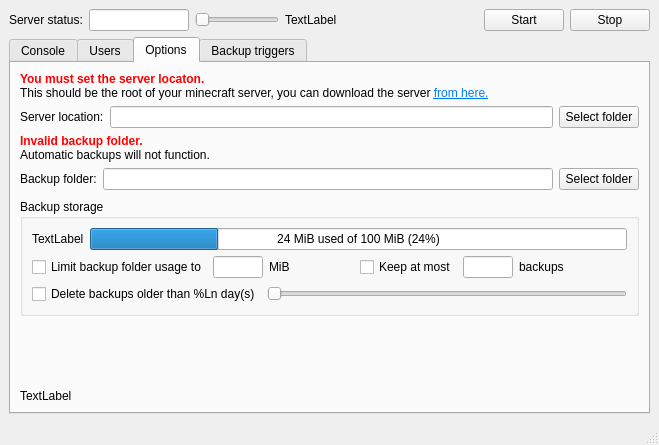
<?xml version="1.0" encoding="UTF-8"?>
<ui version="4.0">
 <class>MainWindow</class>
 <widget class="QMainWindow" name="MainWindow">
  <property name="geometry">
   <rect>
    <x>0</x>
    <y>0</y>
    <width>659</width>
    <height>445</height>
   </rect>
  </property>
  <property name="sizePolicy">
   <sizepolicy hsizetype="Preferred" vsizetype="Ignored">
    <horstretch>0</horstretch>
    <verstretch>0</verstretch>
   </sizepolicy>
  </property>
  <property name="windowTitle">
   <string>MainWindow</string>
  </property>
  <property name="unifiedTitleAndToolBarOnMac">
   <bool>true</bool>
  </property>
  <widget class="QWidget" name="centralwidget">
   <layout class="QVBoxLayout" name="verticalLayout">
    <item>
     <layout class="QHBoxLayout" name="horizontalLayout_3">
      <item>
       <widget class="QLabel" name="label">
        <property name="text">
         <string>Server status:</string>
        </property>
       </widget>
      </item>
      <item>
       <widget class="QLineEdit" name="serverState">
        <property name="maximumSize">
         <size>
          <width>100</width>
          <height>16777215</height>
         </size>
        </property>
        <property name="readOnly">
         <bool>true</bool>
        </property>
       </widget>
      </item>
      <item>
       <widget class="QSlider" name="difficultySlider">
        <property name="sizePolicy">
         <sizepolicy hsizetype="Maximum" vsizetype="Fixed">
          <horstretch>0</horstretch>
          <verstretch>0</verstretch>
         </sizepolicy>
        </property>
        <property name="maximum">
         <number>3</number>
        </property>
        <property name="pageStep">
         <number>1</number>
        </property>
        <property name="orientation">
         <enum>Qt::Horizontal</enum>
        </property>
       </widget>
      </item>
      <item>
       <widget class="QLabel" name="difficultyLabel">
        <property name="text">
         <string>TextLabel</string>
        </property>
       </widget>
      </item>
      <item>
       <spacer name="horizontalSpacer_2">
        <property name="orientation">
         <enum>Qt::Horizontal</enum>
        </property>
        <property name="sizeHint" stdset="0">
         <size>
          <width>40</width>
          <height>20</height>
         </size>
        </property>
       </spacer>
      </item>
      <item>
       <widget class="QPushButton" name="startServer">
        <property name="text">
         <string>Start</string>
        </property>
       </widget>
      </item>
      <item>
       <widget class="QPushButton" name="stopServer">
        <property name="text">
         <string>Stop</string>
        </property>
       </widget>
      </item>
     </layout>
    </item>
    <item>
     <widget class="QTabWidget" name="tabWidget">
      <property name="currentIndex">
       <number>2</number>
      </property>
      <widget class="QWidget" name="tab">
       <attribute name="title">
        <string comment="tab text">Console</string>
       </attribute>
       <layout class="QVBoxLayout" name="verticalLayout_2">
        <item>
         <layout class="QHBoxLayout" name="horizontalLayout_2">
          <item>
           <widget class="QPushButton" name="instantBackup">
            <property name="toolTip">
             <string>&lt;html&gt;&lt;head/&gt;&lt;body&gt;&lt;p&gt;This will backup the current state to a ZIP file.&lt;/p&gt;&lt;p&gt;You will be prompted for a location to save the file to.&lt;/p&gt;&lt;/body&gt;&lt;/html&gt;</string>
            </property>
            <property name="text">
             <string>Backup to ZIP file</string>
            </property>
           </widget>
          </item>
          <item>
           <widget class="QPushButton" name="scheduleBackup">
            <property name="toolTip">
             <string>&lt;html&gt;&lt;head/&gt;&lt;body&gt;&lt;p&gt;This will request a backup be taken.&lt;/p&gt;&lt;p&gt;The backup will be saved into the configured backups folder.&lt;/p&gt;&lt;/body&gt;&lt;/html&gt;</string>
            </property>
            <property name="text">
             <string>Backup to backup folder</string>
            </property>
           </widget>
          </item>
          <item>
           <spacer name="horizontalSpacer">
            <property name="orientation">
             <enum>Qt::Horizontal</enum>
            </property>
            <property name="sizeHint" stdset="0">
             <size>
              <width>40</width>
              <height>20</height>
             </size>
            </property>
           </spacer>
          </item>
          <item>
           <widget class="QLabel" name="nextBackupLabel">
            <property name="text">
             <string>Server status:</string>
            </property>
           </widget>
          </item>
         </layout>
        </item>
        <item>
         <widget class="ServerConsoleWidget" name="serverConsole" native="true"/>
        </item>
       </layout>
      </widget>
      <widget class="QWidget" name="tab_3">
       <attribute name="title">
        <string comment="tab text">Users</string>
       </attribute>
       <layout class="QHBoxLayout" name="playerListLayout">
        <item>
         <widget class="QTreeView" name="playerList">
          <property name="headerHidden">
           <bool>true</bool>
          </property>
         </widget>
        </item>
       </layout>
      </widget>
      <widget class="QWidget" name="tab_2">
       <attribute name="title">
        <string comment="tab text">Options</string>
       </attribute>
       <layout class="QVBoxLayout" name="verticalLayout_4">
        <item>
         <widget class="QLabel" name="invalidServerLocationLabel">
          <property name="text">
           <string>&lt;html&gt;&lt;head/&gt;&lt;body&gt;&lt;p&gt;&lt;span style=&quot; font-weight:600; color:#ff0000;&quot;&gt;You must set the server locaton.&lt;/span&gt;&lt;br/&gt;This should be the root of your minecraft server, you can download the server &lt;a href=&quot;https://www.minecraft.net/en-us/download/server/bedrock/&quot;&gt;&lt;span style=&quot; text-decoration: underline; color:#007af4;&quot;&gt;from here.&lt;/span&gt;&lt;/a&gt;&lt;/p&gt;&lt;/body&gt;&lt;/html&gt;</string>
          </property>
          <property name="textFormat">
           <enum>Qt::RichText</enum>
          </property>
          <property name="openExternalLinks">
           <bool>true</bool>
          </property>
         </widget>
        </item>
        <item>
         <layout class="QHBoxLayout" name="horizontalLayout_4">
          <item>
           <widget class="QLabel" name="label_2">
            <property name="text">
             <string>Server location:</string>
            </property>
           </widget>
          </item>
          <item>
           <widget class="QLineEdit" name="serverFolder"/>
          </item>
          <item>
           <widget class="QPushButton" name="selectServerFolder">
            <property name="text">
             <string>Select folder</string>
            </property>
           </widget>
          </item>
         </layout>
        </item>
        <item>
         <widget class="QLabel" name="invalidBackupLocationLabel">
          <property name="text">
           <string>&lt;html&gt;&lt;head/&gt;&lt;body&gt;&lt;p&gt;&lt;span style=&quot; font-weight:600; color:#ff0000;&quot;&gt;Invalid backup folder.&lt;/span&gt;&lt;br/&gt;Automatic backups will not function.&lt;/p&gt;&lt;/body&gt;&lt;/html&gt;</string>
          </property>
          <property name="textFormat">
           <enum>Qt::RichText</enum>
          </property>
          <property name="margin">
           <number>0</number>
          </property>
         </widget>
        </item>
        <item>
         <layout class="QHBoxLayout" name="horizontalLayout_5">
          <property name="bottomMargin">
           <number>3</number>
          </property>
          <item>
           <widget class="QLabel" name="label_3">
            <property name="text">
             <string>Backup folder:</string>
            </property>
           </widget>
          </item>
          <item>
           <widget class="QLineEdit" name="backupFolder"/>
          </item>
          <item>
           <widget class="QPushButton" name="selectBackupFolder">
            <property name="text">
             <string>Select folder</string>
            </property>
           </widget>
          </item>
         </layout>
        </item>
        <item>
         <widget class="QGroupBox" name="groupBox_2">
          <property name="title">
           <string>Backup storage</string>
          </property>
          <layout class="QVBoxLayout" name="verticalLayout_5">
           <item>
            <layout class="QHBoxLayout" name="horizontalLayout_7">
             <item>
              <widget class="QLabel" name="storageUsage">
               <property name="text">
                <string>TextLabel</string>
               </property>
              </widget>
             </item>
             <item>
              <widget class="QProgressBar" name="storageUsedBar">
               <property name="sizePolicy">
                <sizepolicy hsizetype="Expanding" vsizetype="Expanding">
                 <horstretch>0</horstretch>
                 <verstretch>0</verstretch>
                </sizepolicy>
               </property>
               <property name="value">
                <number>24</number>
               </property>
               <property name="format">
                <string>%v MiB used of %m MiB (%p%)</string>
               </property>
              </widget>
             </item>
            </layout>
           </item>
           <item>
            <layout class="QHBoxLayout" name="horizontalLayout_9">
             <item>
              <widget class="QCheckBox" name="restrictBackupsStorageUsage">
               <property name="text">
                <string>Limit backup folder usage to</string>
               </property>
              </widget>
             </item>
             <item>
              <widget class="QLineEdit" name="maxStorageUsageMiB">
               <property name="sizePolicy">
                <sizepolicy hsizetype="Maximum" vsizetype="Fixed">
                 <horstretch>0</horstretch>
                 <verstretch>0</verstretch>
                </sizepolicy>
               </property>
               <property name="maximumSize">
                <size>
                 <width>50</width>
                 <height>16777215</height>
                </size>
               </property>
               <property name="inputMask">
                <string>9000000000</string>
               </property>
               <property name="maxLength">
                <number>10</number>
               </property>
              </widget>
             </item>
             <item>
              <widget class="QLabel" name="label_4">
               <property name="text">
                <string>MiB</string>
               </property>
              </widget>
             </item>
             <item>
              <spacer name="horizontalSpacer_3">
               <property name="orientation">
                <enum>Qt::Horizontal</enum>
               </property>
               <property name="sizeHint" stdset="0">
                <size>
                 <width>40</width>
                 <height>20</height>
                </size>
               </property>
              </spacer>
             </item>
             <item>
              <widget class="QCheckBox" name="restrictNumberOfBackups">
               <property name="text">
                <string>Keep at most</string>
               </property>
              </widget>
             </item>
             <item>
              <widget class="QLineEdit" name="restrictNumberOfBackupsAmount">
               <property name="sizePolicy">
                <sizepolicy hsizetype="Maximum" vsizetype="Fixed">
                 <horstretch>0</horstretch>
                 <verstretch>0</verstretch>
                </sizepolicy>
               </property>
               <property name="maximumSize">
                <size>
                 <width>50</width>
                 <height>16777215</height>
                </size>
               </property>
               <property name="inputMask">
                <string>9000000000</string>
               </property>
               <property name="maxLength">
                <number>10</number>
               </property>
              </widget>
             </item>
             <item>
              <widget class="QLabel" name="label_5">
               <property name="text">
                <string>backups</string>
               </property>
              </widget>
             </item>
             <item>
              <spacer name="horizontalSpacer_5">
               <property name="orientation">
                <enum>Qt::Horizontal</enum>
               </property>
               <property name="sizeHint" stdset="0">
                <size>
                 <width>40</width>
                 <height>20</height>
                </size>
               </property>
              </spacer>
             </item>
            </layout>
           </item>
           <item>
            <layout class="QHBoxLayout" name="horizontalLayout_11">
             <item>
              <widget class="QCheckBox" name="restrictBackupAge">
               <property name="sizePolicy">
                <sizepolicy hsizetype="Fixed" vsizetype="Fixed">
                 <horstretch>0</horstretch>
                 <verstretch>0</verstretch>
                </sizepolicy>
               </property>
               <property name="text">
                <string>Delete backups older than %Ln day(s)</string>
               </property>
              </widget>
             </item>
             <item>
              <widget class="QSlider" name="restrictBackupAgeSlider">
               <property name="minimum">
                <number>1</number>
               </property>
               <property name="maximum">
                <number>365</number>
               </property>
               <property name="orientation">
                <enum>Qt::Horizontal</enum>
               </property>
              </widget>
             </item>
            </layout>
           </item>
          </layout>
         </widget>
        </item>
        <item>
         <spacer name="verticalSpacer">
          <property name="orientation">
           <enum>Qt::Vertical</enum>
          </property>
          <property name="sizeHint" stdset="0">
           <size>
            <width>20</width>
            <height>40</height>
           </size>
          </property>
         </spacer>
        </item>
        <item>
         <widget class="QLabel" name="copyright">
          <property name="text">
           <string>TextLabel</string>
          </property>
         </widget>
        </item>
       </layout>
      </widget>
      <widget class="QWidget" name="tab_4">
       <attribute name="title">
        <string comment="tab text">Backup triggers</string>
       </attribute>
       <layout class="QVBoxLayout" name="verticalLayout_6">
        <item>
         <widget class="QGroupBox" name="groupBox">
          <property name="title">
           <string>Schedule</string>
          </property>
          <layout class="QVBoxLayout" name="verticalLayout_3">
           <item>
            <layout class="QHBoxLayout" name="horizontalLayout_8">
             <item>
              <widget class="QCheckBox" name="doRegularBackups">
               <property name="text">
                <string>Schedule a backup at least every:</string>
               </property>
              </widget>
             </item>
             <item>
              <widget class="QLabel" name="backupFrequencyLabel">
               <property name="sizePolicy">
                <sizepolicy hsizetype="Fixed" vsizetype="Preferred">
                 <horstretch>0</horstretch>
                 <verstretch>0</verstretch>
                </sizepolicy>
               </property>
               <property name="text">
                <string>nnn hours</string>
               </property>
              </widget>
             </item>
             <item>
              <widget class="QSlider" name="backupFrequencySlider">
               <property name="minimum">
                <number>1</number>
               </property>
               <property name="maximum">
                <number>48</number>
               </property>
               <property name="orientation">
                <enum>Qt::Horizontal</enum>
               </property>
              </widget>
             </item>
            </layout>
           </item>
           <item>
            <widget class="QCheckBox" name="alwaysBackupOnTime">
             <property name="toolTip">
              <string>&lt;html&gt;&lt;head/&gt;&lt;body&gt;&lt;p&gt;Checking this will ensure that backups happen every &lt;span style=&quot; font-style:italic;&quot;&gt;x&lt;/span&gt; hours regardless.&lt;/p&gt;&lt;p&gt;Otherwise if a backup is triggered for another reason, the countdown will be restarted.&lt;/p&gt;&lt;/body&gt;&lt;/html&gt;</string>
             </property>
             <property name="text">
              <string>...even if a backup has happened more recently</string>
             </property>
            </widget>
           </item>
          </layout>
         </widget>
        </item>
        <item>
         <widget class="QGroupBox" name="groupBox_3">
          <property name="title">
           <string>Events</string>
          </property>
          <layout class="QVBoxLayout" name="verticalLayout_7">
           <item>
            <layout class="QGridLayout" name="gridLayout">
             <item row="0" column="0">
              <widget class="QCheckBox" name="backupOnJoin">
               <property name="text">
                <string>Schedule a backup when a player joins</string>
               </property>
              </widget>
             </item>
             <item row="1" column="0">
              <widget class="QCheckBox" name="backupOnLeave">
               <property name="text">
                <string>Schedule a backup when a player leaves</string>
               </property>
              </widget>
             </item>
            </layout>
           </item>
          </layout>
         </widget>
        </item>
        <item>
         <layout class="QHBoxLayout" name="horizontalLayout_6">
          <item>
           <widget class="QLabel" name="backupDelayLabel">
            <property name="sizePolicy">
             <sizepolicy hsizetype="Fixed" vsizetype="Preferred">
              <horstretch>0</horstretch>
              <verstretch>0</verstretch>
             </sizepolicy>
            </property>
            <property name="text">
             <string>Wait at least xxxxx minutes betweent backups</string>
            </property>
           </widget>
          </item>
          <item>
           <widget class="QSlider" name="backupDelaySlider">
            <property name="minimum">
             <number>1</number>
            </property>
            <property name="maximum">
             <number>240</number>
            </property>
            <property name="orientation">
             <enum>Qt::Horizontal</enum>
            </property>
           </widget>
          </item>
         </layout>
        </item>
        <item>
         <spacer name="verticalSpacer_4">
          <property name="orientation">
           <enum>Qt::Vertical</enum>
          </property>
          <property name="sizeHint" stdset="0">
           <size>
            <width>20</width>
            <height>40</height>
           </size>
          </property>
         </spacer>
        </item>
       </layout>
      </widget>
     </widget>
    </item>
   </layout>
  </widget>
  <widget class="QMenuBar" name="menubar">
   <property name="geometry">
    <rect>
     <x>0</x>
     <y>0</y>
     <width>659</width>
     <height>20</height>
    </rect>
   </property>
  </widget>
  <widget class="QStatusBar" name="statusbar"/>
 </widget>
 <customwidgets>
  <customwidget>
   <class>ServerConsoleWidget</class>
   <extends>QWidget</extends>
   <header>widgets\serverconsolewidget.h</header>
   <container>1</container>
  </customwidget>
 </customwidgets>
 <resources/>
 <connections/>
</ui>
